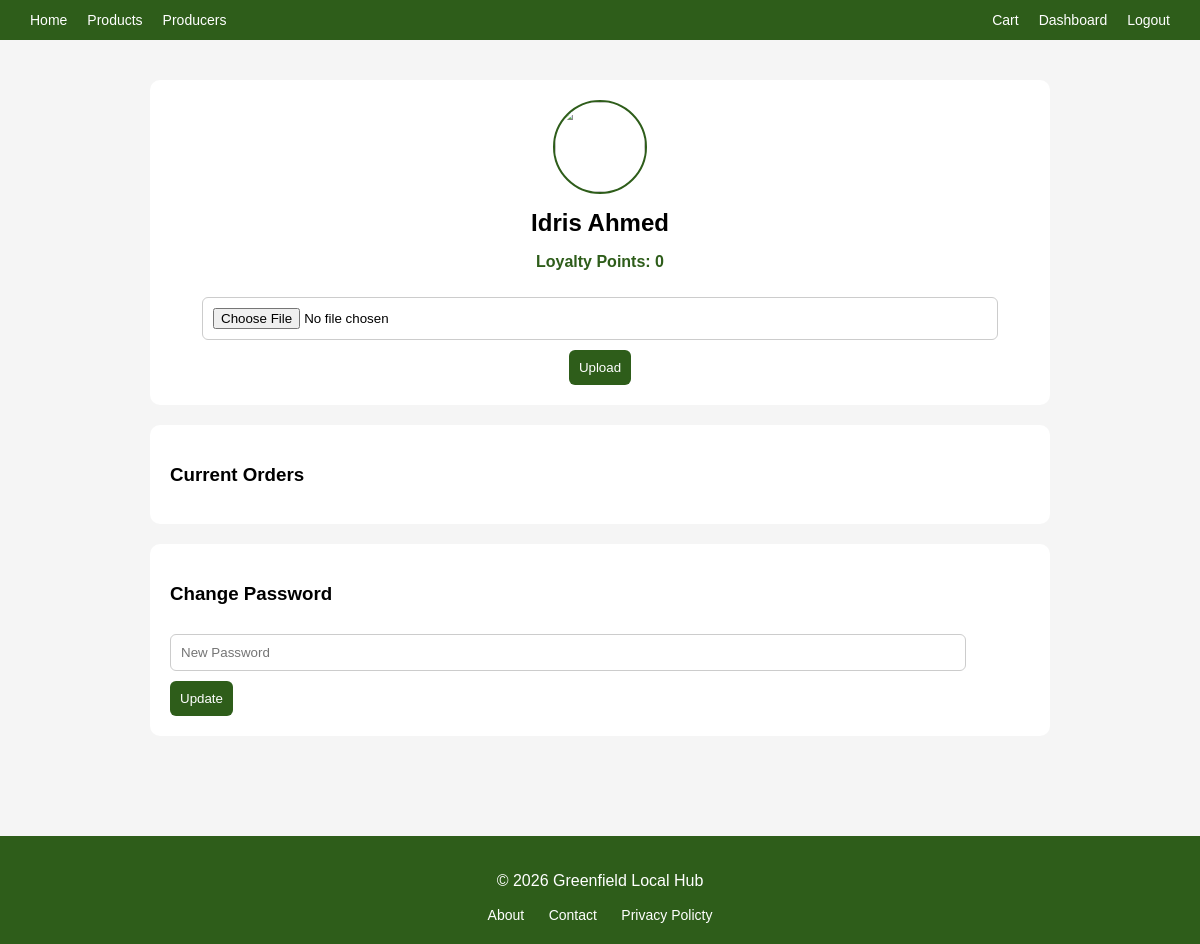
Before: /dashboard.php (signed in) with the older database file.
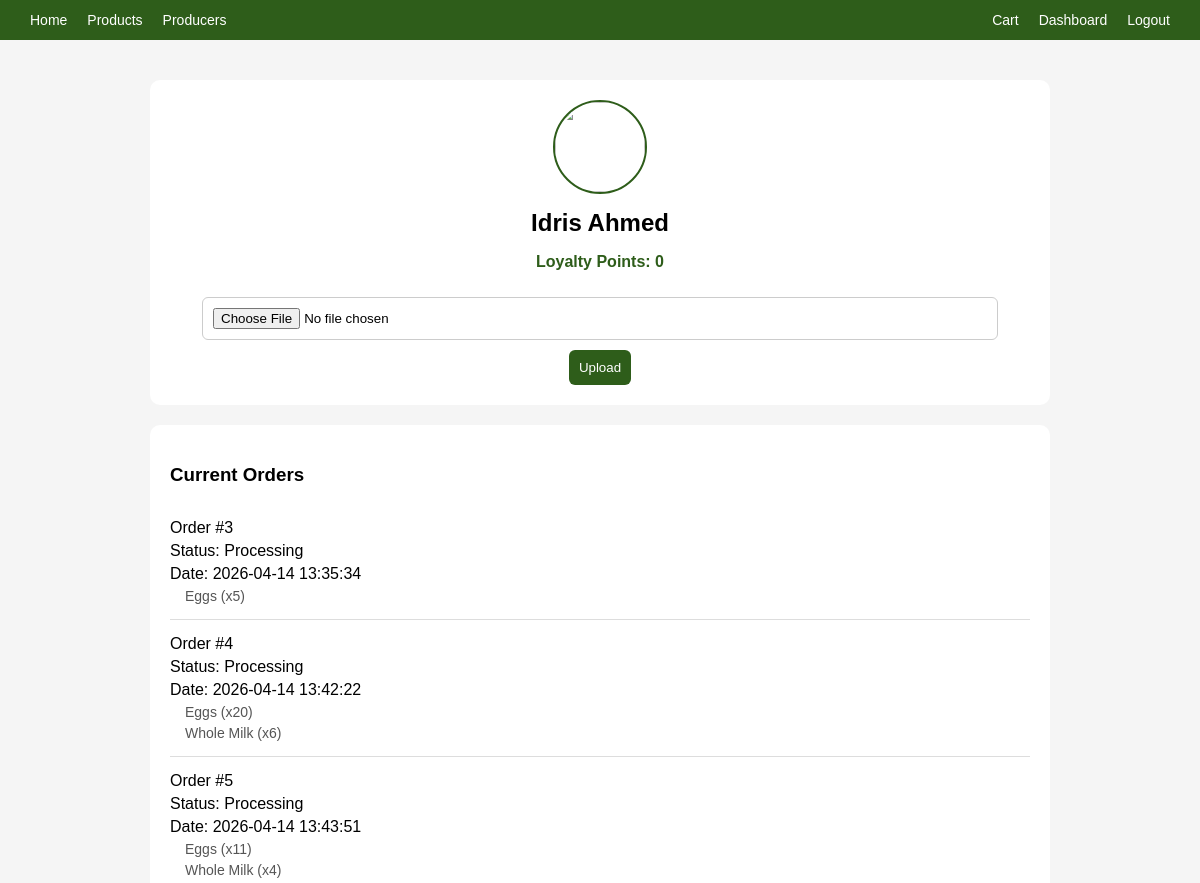
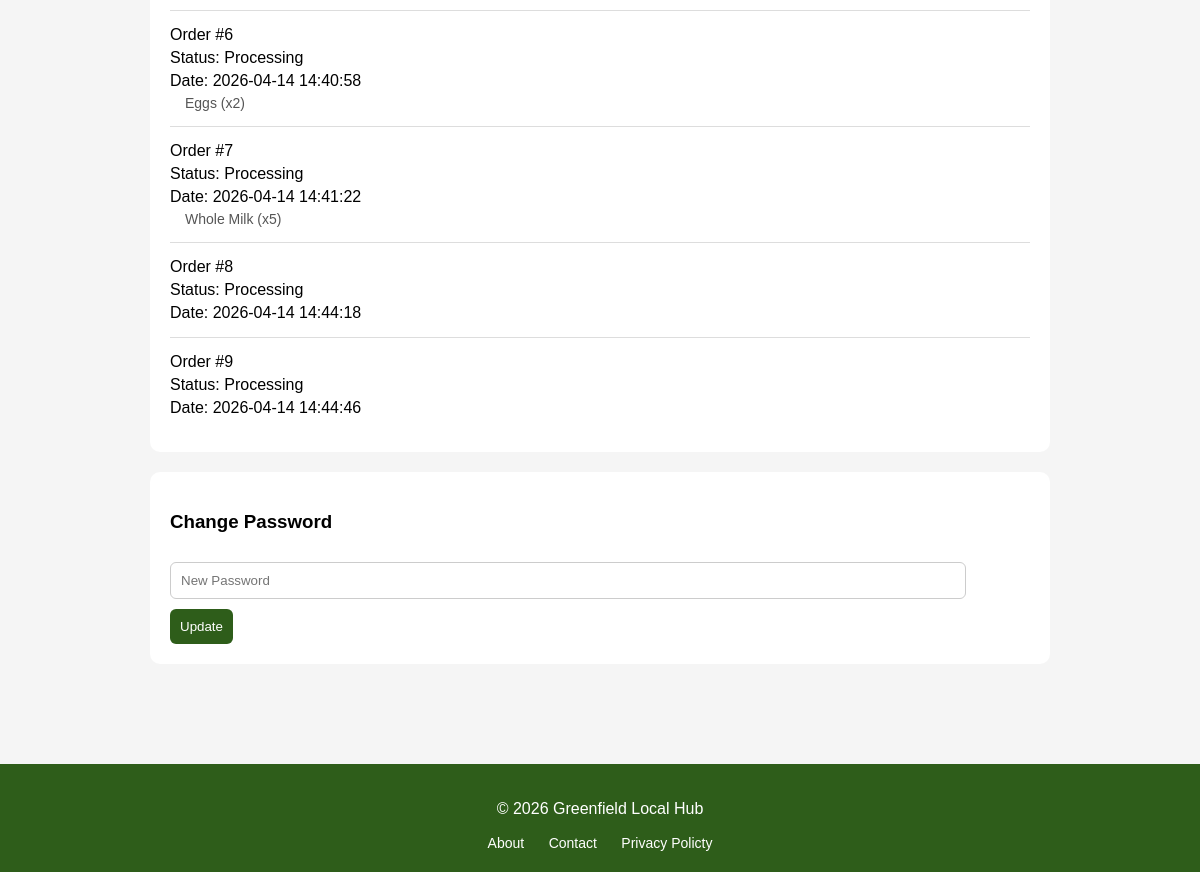
After: the same page with the newer database file (2 pictures, top to bottom).
### tables this page shows
CREATE TABLE `orders` (
  `OrderID` int(11) NOT NULL,
  `CustomerID` int(11) DEFAULT NULL,
  `OrderDate` datetime DEFAULT current_timestamp(),
  `Status` varchar(50) DEFAULT 'Processing'
);

CREATE TABLE `orderitems` (
  `OrderItemID` int(11) NOT NULL,
  `OrderID` int(11) DEFAULT NULL,
  `ProductID` int(11) DEFAULT NULL,
  `Quantity` int(11) NOT NULL
);

CREATE TABLE `products` (
  `ProductID` int(11) NOT NULL,
  `Name` varchar(100) NOT NULL,
  `Description` text NOT NULL,
  `Price` decimal(5,2) NOT NULL,
  `StockLevel` int(11) NOT NULL,
  `ProducerID` int(11) DEFAULT NULL
);

### dashboard.php (the view, shortened to what this page needs)
<?php
include("db.php");
$stmt = $connect->prepare("SELECT Name, LoyaltyPoints, ProfileImage FROM Customers WHERE CustomerID = ?");
$stmt->bind_param("i", $_SESSION["CustomerID"]);
$stmt->execute();
$result = $stmt->get_result();
$user = $result->fetch_assoc();
$orderStmt = $connect->prepare("SELECT * FROM Orders WHERE CustomerID = ?");
$orderStmt->bind_param("i", $_SESSION["CustomerID"]);
$orderStmt->execute();
$orders = $orderStmt->get_result();
?>
<!DOCTYPE html>
<html>
<head>
    <link rel="stylesheet" href="css/navbar.css">
    <link rel="stylesheet" href="css/footer.css">
    <link rel="stylesheet" href="css/dashboard.css">
</head>
<body>
<?php include("navbar.php"); ?>
<div class ="main-content">
    <div class="dashboard">
        <div class="profile_section">
            <img src="<?php echo $user["ProfileImage"] ?? "default.png"; ?>">
            <h2><?php echo $user["Name"]; ?></h2>
            <p>Loyalty Points: <?php echo $user["LoyaltyPoints"]; ?></p>
            <form method="POST" enctype="multipart/form-data">
                <input type="file" name="ProfileImage" required>
                <button type="submit" name="uploadPFP">Upload</button>
            </form>
        </div>
        <div class="section">
            <h3>Current Orders</h3>
            <?php while ($order = $orders->fetch_assoc()) { ?>
                <div class="order">
                    <p>Order #<?php echo $order["OrderID"]; ?></p>
                    <p>Status: <?php echo $order["Status"]; ?></p>
                    <p>Date: <?php echo $order["OrderDate"]; ?></p>
                    <?php
                    $stmt = $connect->prepare("
                        SELECT Products.Name, OrderItems.Quantity
                        FROM OrderItems
                        JOIN Products ON OrderItems.ProductID = Products.ProductID
                        WHERE OrderItems.OrderID = ?
                    ");
                    $stmt->bind_param("i", $order["OrderID"]);
                    $stmt->execute();
                    $items = $stmt->get_result();
                    ?>
                    <div class="order-items">
                        <?php while ($item = $items->fetch_assoc()) { ?>
                            <p>
                                <?php echo $item["Name"]; ?>
                                (x<?php echo $item["Quantity"]; ?>)
                            </p>
                        <?php } ?>
                    </div>
                </div>
            <?php } ?>
        </div>
        <div class="section">
            <h3>Change Password</h3>
            <form method="POST">
                <input type="password" name="newPassword" placeholder="New Password">
                <button type="submit">Update</button>
            </form>
        </div>
    </div>
</div>
<?php include("footer.php"); ?>
</body>
</html>

Changed rows visible on the page:
added orders: OrderID "3", Status "Processing", OrderDate "2026-04-14 13:35:34"
added orderitems: ProductID.Name "Eggs", Quantity "5", shown under "3"
added orders: OrderID "4", Status "Processing", OrderDate "2026-04-14 13:42:22"
added orderitems: ProductID.Name "Eggs", Quantity "20", shown under "4"
added orderitems: ProductID.Name "Whole Milk", Quantity "6", shown under "4"
added orders: OrderID "5", Status "Processing", OrderDate "2026-04-14 13:43:51"
added orderitems: ProductID.Name "Eggs", Quantity "11", shown under "5"
added orderitems: ProductID.Name "Whole Milk", Quantity "4", shown under "5"
added orders: OrderID "6", Status "Processing", OrderDate "2026-04-14 14:40:58"
added orderitems: ProductID.Name "Eggs", Quantity "2", shown under "6"
added orders: OrderID "7", Status "Processing", OrderDate "2026-04-14 14:41:22"
added orderitems: ProductID.Name "Whole Milk", Quantity "5", shown under "7"
added orders: OrderID "8", Status "Processing", OrderDate "2026-04-14 14:44:18"
added orders: OrderID "9", Status "Processing", OrderDate "2026-04-14 14:44:46"
